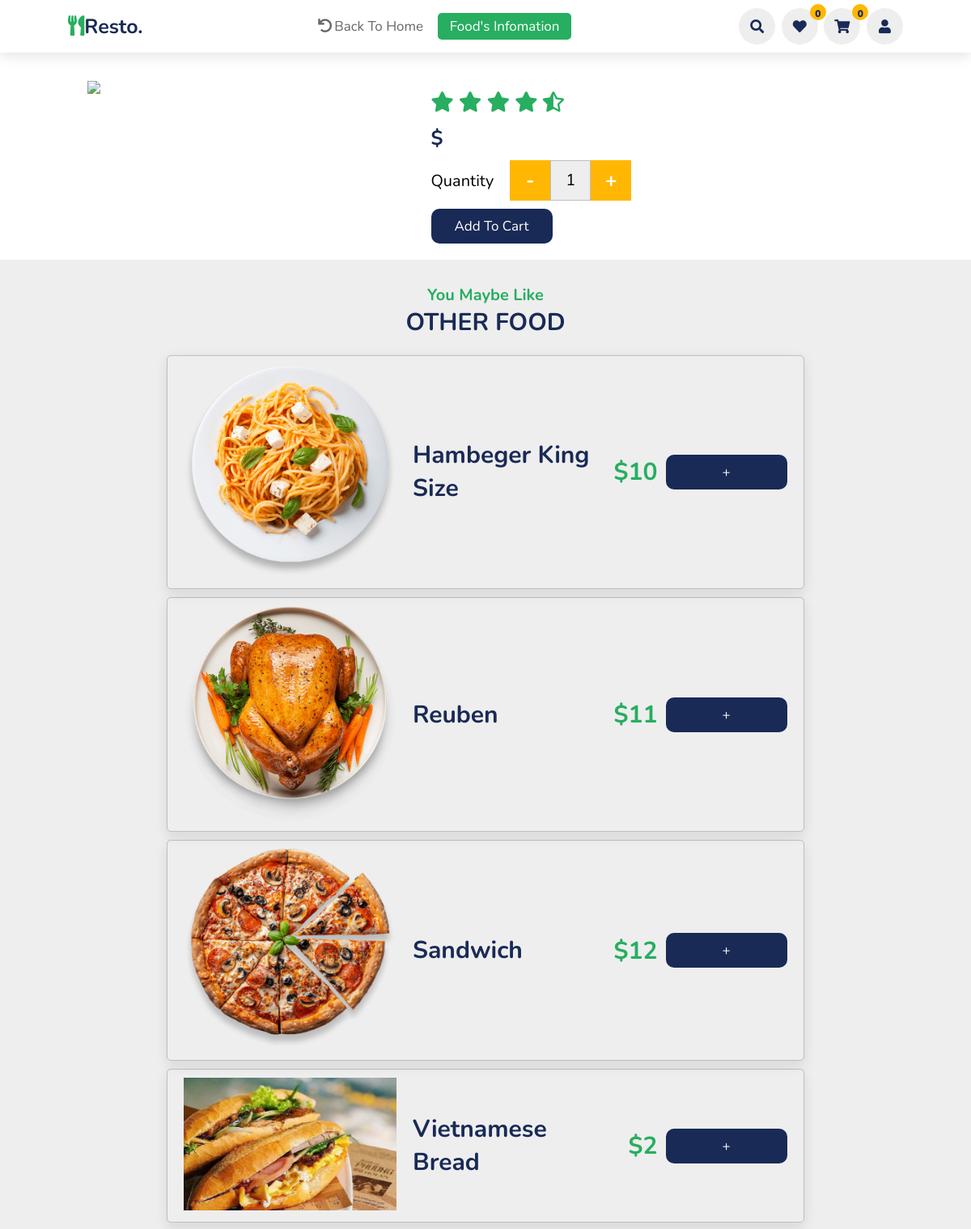
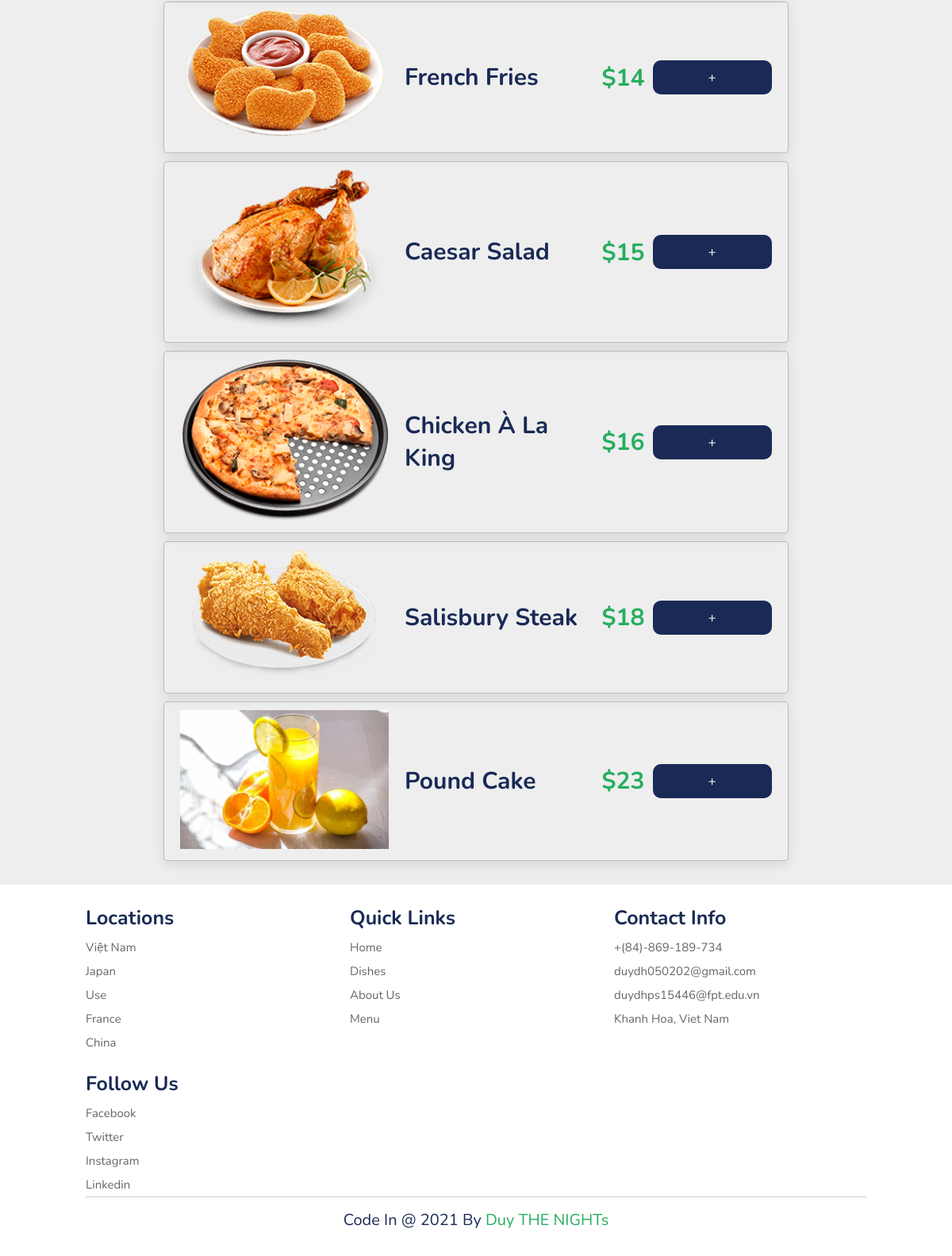
Page /site/detail/index.php on the committed database (2 pictures, top to bottom).
### tables this page shows
CREATE TABLE `food` (
  `food_id` int(11) NOT NULL,
  `food_name` varchar(255) NOT NULL,
  `cat_id` int(11) NOT NULL,
  `food_des` varchar(255) NOT NULL,
  `food_price` float NOT NULL,
  `food_image_url` varchar(255) NOT NULL,
  `food_views` int(10) DEFAULT 0
);

### site/index.php (called while the page is built, shortened)
<?php
    include $VIEW_NAME;
?>

### site/detail/index.php (called while the page is built, shortened)
<?php
    require "../../global.php";
    require "../../dao/pdo.php";
    require "../../dao/pdo_food.php";
    require "../index.php";
?>

### global.php (called while the page is built, shortened)
<?php
    $ROOT_URL =  "/resto";
    $CONTENT_URL = "$ROOT_URL/content";
?>

### dao/pdo.php (called while the page is built, shortened)
<?php
    function pdo_get_connection(){
        $host = 'localhost';
        $username = 'root';
        $password = '';
        $charset = 'utf8';
        $dbname = 'resto';
        try{
            $dsn = "mysql:host=$host;dbname=$dbname;charset=$charset";
            $conn = new PDO($dsn,$username,$password);
            $conn->setAttribute(PDO::ATTR_ERRMODE, PDO::ERRMODE_EXCEPTION);
            return $conn;
        }
        catch(PDOException $e){
            echo "Connection Failed: ".$e->getMessage();
        }
    }
    function pdo_get_all_rows($sql) {
        $sql_args = array_slice(func_get_args(),1);
        try{
            $conn = pdo_get_connection();
            $stmt = $conn->prepare($sql);
            $stmt->execute($sql_args);
            return $stmt->fetchAll(PDO::FETCH_ASSOC);
        }
        catch(PDOException $e){
            throw $e;
        }
        finally{
            unset($conn);
        }
    }
?>

### dao/pdo_food.php (called while the page is built, shortened)
<?php
 function food_most_view(){
     $sql = "SELECT * from food order by food_views desc limit 9";
     return pdo_get_all_rows($sql);
 }

### site/detail/detail.php (the view, shortened to what this page needs)
<!DOCTYPE html>
<html lang="en">
<head>
    <link rel="stylesheet" href="https://cdnjs.cloudflare.com/ajax/libs/font-awesome/5.15.4/css/all.min.css">
    <link rel="stylesheet" href="<?php echo $CONTENT_URL ?>/css/variable.css">
    <link rel="stylesheet" href="<?php echo $CONTENT_URL ?>/css/basic.css">
    <link rel="stylesheet" href="<?php echo $CONTENT_URL ?>/css/header2.css">
    <link rel="stylesheet" href="<?php echo $CONTENT_URL ?>/css/detail.css">
    <link rel="stylesheet" href="<?php echo $CONTENT_URL ?>/css/footer.css">
</head>
<body>
    <header>
        <a href="../home" class="logo"><i class="fas fa-utensils"></i>resto.</a>
        <nav class="navbar">
            <a href="../home"><i class="fas fa-undo"></i>Back to home</a>
            <a href="#" class="active">Food's infomation</a>
        </nav>
        <?php require "../icons.php" ?>
    </header>
    <section class="infomation">
        <div class="box-container">
            <?php
            extract($_GET);
            $food = food_get_one($food_id);
            extract($food);
            echo "
                <div class='image'>
                <img src='$ROOT_URL.$food_image_url'>
            </div>
            <div class='info'>
                <h2>$food_name</h2>
                <p>$food_des</p>
                <div class='stars'>
                    <i class='fas fa-star'></i>
                    <i class='fas fa-star'></i>
                    <i class='fas fa-star'></i>
                    <i class='fas fa-star'></i>
                    <i class='fas fa-star-half-alt'></i>
                </div>
                <div class='price'>$$food_price</div>
                <div class='quantity'>
                    <span>quantity</span>
                    <div class='change-value'>
                        <div class='tool-btn tool-btn--calculator' id='minus'>-</div>
                        <input type='number' >
                        <div class='tool-btn tool-btn--calculator' id='add'>+</div>
                    </div>
                </div>
                <div food_id='$food_id' add_quantity='1' class='ajax-addToCart' class='btn'>add to cart</div>
            </div>
                ";
            ?>
        </div>
    </section>
    <section class="maybelike">
        <h3 class="sub-heading">You maybe like</h3>
        <h1 class="heading">other food</h1>
        <div class="box-container">
        <?php
           $all_foods = food_most_view();
           foreach ($all_foods as $food) {
               extract($food);
               echo "
                   <div class='box'>
                   <div class='image'>
                       <img src='$ROOT_URL$food_image_url'>
                   </div>
                   <div class='info'>
                       <a href='../detail?food_id=$food_id'>
                       $food_name</a>
                       <div class='price'>
                           <div class='new-price'>$$food_price</div>
                       </div>
                       <div class='ajax-addToCart' food_id='$food_id' add_quantity='1'>+</div>
                   </div>
                   </div>
";
           }
           ?>
        </div>
    </section>
    <section class="footer" id="footer">
        <div class="box-container">
            <div class="box">
                <h3>locations</h3>
                <a href="#">việt nam</a>
                <a href="#">japan</a>
                <a href="#">use</a>
                <a href="#">france</a>
                <a href="#">china</a>
            </div>
            <div class="box">
                <h3>quick links</h3>
                <a href="#home">home</a>
                <a href="#dishes">dishes</a>
                <a href="#about">about us</a>
                <a href="#menu">menu</a>
            </div>
            <div class="box">
                <h3>contact info</h3>
                <a href="#">+(84)-869-189-734</a>
                <a href="#" class='email--nomal'>duydh050202@gmail.com</a>
                <a href="#" class='email--nomal'>duydhps15446@fpt.edu.vn</a>
                <a href="#">khanh hoa, viet nam</a>
            </div>
            <div class="box">
                <h3>follow us</h3>
                <a href="#">facebook</a>
                <a href="#">twitter</a>
                <a href="#">instagram</a>
                <a href="#">linkedin</a>
            </div>
        </div>
        <div class="credit">
            code in @ 2021 by <span>Duy THE NIGHTs</span>
        </div>
    </section>
</body>
</html>

### content/css/variable.css (style rules this page uses)
:root { --green: #27ae60; --black: #192a56; --orange: #ffb703; --light-color: #666; --box-shadow: 0 .5rem 1.5rem rgba(0,0,0,.1); }

### content/css/basic.css (style rules this page uses)
* { font-family: 'Nunito', sans-serif; margin: 0; padding: 0; box-sizing: border-box; text-decoration: none; outline: none; border:none; text-transform: capitalize; transition: all .2s linear; }
html { font-size: 62.5%; overflow-x: hidden; scroll-padding-top:5.5rem; scroll-behavior: smooth; }
section { padding: 2rem 9%; }
section:nth-child(even) { background-color: #eee; }
.email--nomal { text-transform: none; }
.sub-heading { text-align: center; color: var(--green); font-size: 2rem; padding-top: 1rem; }
.heading { text-align: center; color: var(--black); font-size: 3rem; padding-bottom: 2rem; text-transform: uppercase; }
.tool-btn { display: inline-block; width:5rem; height: 5rem; line-height: 5rem; text-align: center; background-color: var(--orange); font-size: 2.5rem; color: #fff; font-weight: bold; cursor: pointer; user-select: none; }
.tool-btn--calculator { background-color: var(--orange); }

### content/css/header2.css (style rules this page uses)
header { position: fixed; top:0; left: 0; right: 0; background: #fff; padding: 1rem 7%; display: flex; align-items:center; justify-content: space-between; z-index: 100; box-shadow: var(--box-shadow); }
header .logo { color: var(--black); font-size: 2.5rem; font-weight: bolder; }
header .logo i { color: var(--green); }
header .navbar a { font-size: 1.7rem; border-radius: .5rem; padding: .5rem 1.5rem; color: var(--light-color); }
header .navbar a.active, header .navbar a:hover { color: #fff; background-color: var(--green); }
header .navbar a i { margin-right: .3rem; }

### content/css/detail.css (style rules this page uses)
.infomation { padding-top: 10rem; }
.infomation .box-container { display: flex; flex-wrap: wrap; gap:1.5rem; }
.infomation .box-container .image { flex: 1 1 30rem; }
.infomation .box-container .image img { width: 100%; object-fit: cover; }
.infomation .box-container .info { flex: 1 1 45rem; }
.infomation .box-container .info .stars { font-size: 2.5rem; color: var(--green); }
.infomation .box-container .info .price { font-size: 2.5rem; color: var(--black); font-weight: bold; margin:1rem 0; }
.change-value { display: flex; align-items: center; }
.quantity { display: flex; align-items: center; margin-bottom: 1rem; flex-wrap: wrap; }
.quantity span { font-size: 2rem; margin-right: 2rem; }
.quantity input { border: .1rem solid rgba(0, 0, 0, .2); padding: 1rem 1rem; width: 5rem; height: 5rem; line-height: 5rem; background-color: #eee; font-size: 2rem; text-align: center; }
.quantity input[type=number] { -moz-appearance: textfield; }
.maybelike .box-container { padding: 0 10%; }
.maybelike .box-container .box { display: flex; gap: 2rem; align-items: center; border: .1rem solid rgba(0, 0, 0, .2); border-radius: .5rem; margin-bottom: 1rem; box-shadow: var(--box-shadow); padding: 1rem 2rem; flex-wrap: wrap; }
.maybelike .box-container .box .image { flex: 1 1 10rem; }
.maybelike .box-container .box .image img { width: 100%; object-fit: cover; }
.maybelike .box-container .box .info { flex: 1 1 30rem; display: flex; align-items: center; display: flex; flex-wrap: wrap; }
.maybelike .box-container .box .info a { flex: 1 1 10rem; font-size: 3rem; margin-right: 2rem; color: var(--black); font-weight: bold; }
.maybelike .box-container .box .info .price { height: 5rem; display: flex; flex-direction: column; justify-content: space-between; text-align: center; margin-right: 1rem; }

### content/css/footer.css (style rules this page uses)
.footer .box-container { display: grid; grid-template-columns: repeat(auto-fit, minmax(25rem, 1fr)); gap: 1.5rem; }
.footer .box-container .box h3 { padding: .5rem 0; font-size: 2.5rem; color: var(--black); }
.footer .box-container .box a { display: block; padding: .5rem 0; font-size: 1.5rem; color: var(--light-color); }
.footer .credit { text-align: center; border-top: .1rem solid rgba(0,0,0,.2); font-size: 2rem; color:var(--black); padding: .5rem; padding-top: 1.5rem; margin-bottom: 1.5rem; }
.footer .credit span { color: var(--green); cursor: pointer; user-select: none; }

### site/detail/detail.php (style rules this page uses)
.new-price { font-size: 3rem; color: var(--green); font-weight: bold; margin-top: .5rem; }

### site/icons.php (style rules this page uses)
.ajax-addToCart { display: inline-block; padding: 1rem; background-color: var(--black); min-width: 15rem; border-radius: 1rem; cursor: pointer; color:#fff; font-size: 1.7rem; transition: all .3s ease; text-align: center; }

### rows in the picture
food: food_image_url (picture), food_name "Hambeger King Size", food_price "10"
food: food_image_url (picture), food_name "Reuben", food_price "11"
food: food_image_url (picture), food_name "Sandwich", food_price "12"
food: food_image_url (picture), food_name "Vietnamese Bread", food_price "2"
food: food_image_url (picture), food_name "French Fries", food_price "14"
food: food_image_url (picture), food_name "Caesar Salad", food_price "15"
food: food_image_url (picture), food_name "Chicken À La King", food_price "16"
food: food_image_url (picture), food_name "Salisbury Steak", food_price "18"
food: food_image_url (picture), food_name "Pound Cake", food_price "23"

### other values in the picture
$favorite_quantity "0"
$food_quantity "0"
